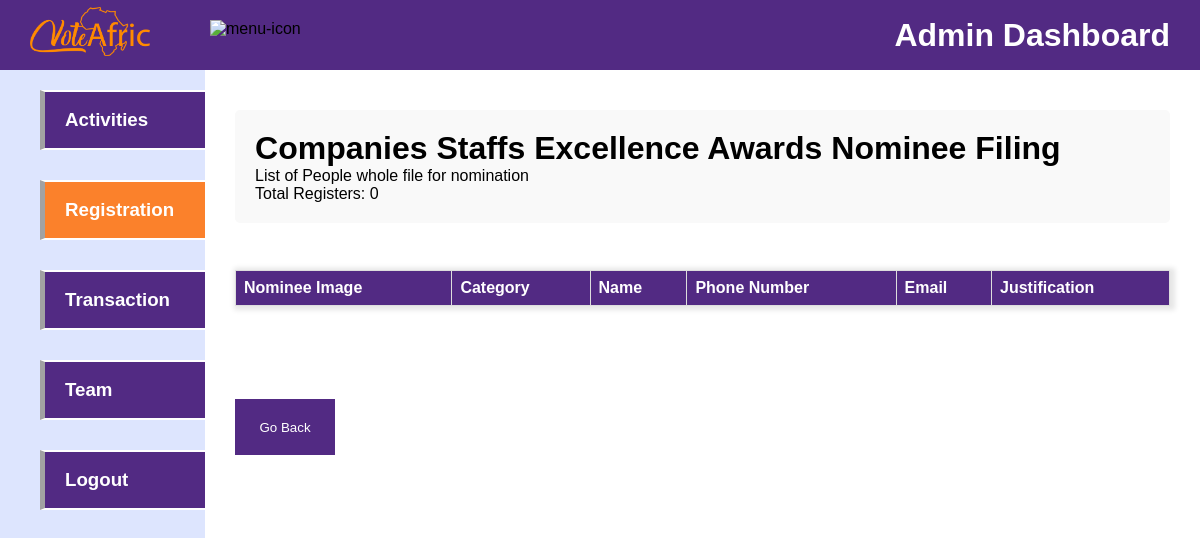
/dashboard/registration-nominee/companiesstaffsexcellenceawards2024/, run on an earlier commit of the app's database.
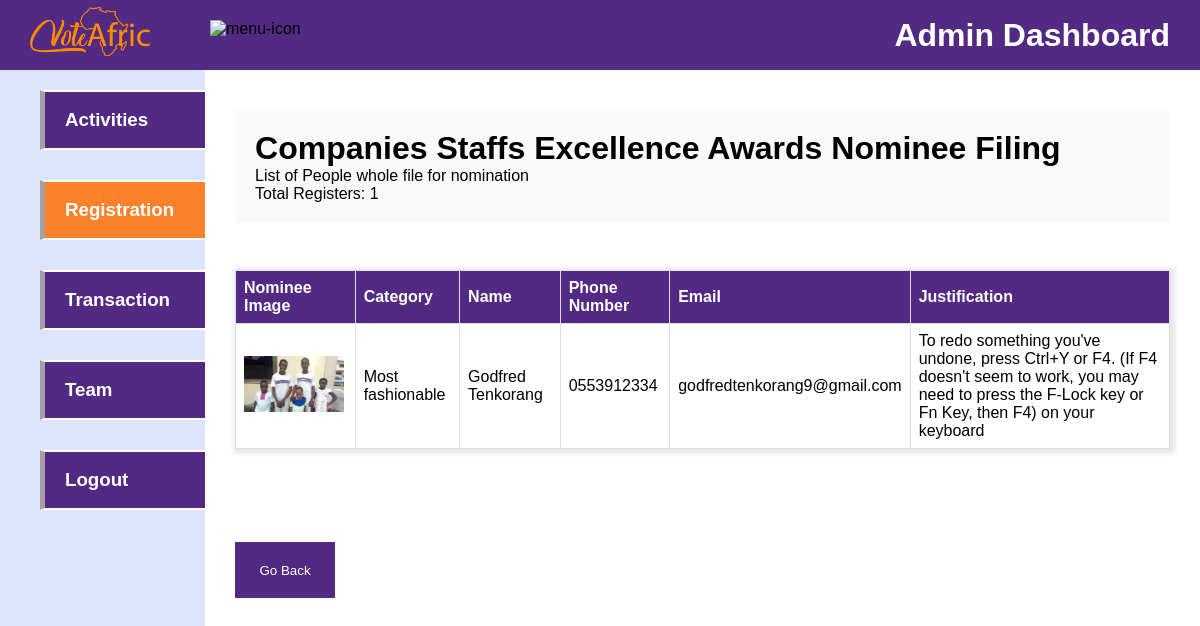
And on a later commit of the database.
### register/models.py (models this page shows, shortened)
class Register(models.Model):
    award = models.ForeignKey(Category, on_delete=models.CASCADE, null=True)
    image = models.ImageField(default='profile.png', upload_to='register_img')
    category = models.CharField(max_length=100)
    name = models.CharField(max_length=225)
    phone = models.CharField(max_length=10)
    email = models.EmailField(null=True)
    content = models.TextField(null=True)
    date_registered = models.DateTimeField(default=timezone.now)
    class Meta:
        verbose_name_plural = "register"

### dashboard/views.py (the view)
# urls.py: path('registration-nominee/<slug:register_slug>/', views.registration_nominee, name='registration_nominee'),
def registration_nominee(request, register_slug):
    award = None
    registers = Register.objects.all()
    if register_slug:
        award = get_object_or_404(Category, slug=register_slug)
        registers = registers.filter(award=award)
        register_count = registers.filter(award=award).count()
    context = {
        'award': award,
        'registers': registers,
        'register_count': register_count,
        'title': 'adminPage'
    }
    return render(request, 'dashboard/registration-nominee.html', context)

### vote/models.py (called while the page is built)
    def __str__(self):
        return self.award

### dashboard/templates/dashboard/registration-nominee.html (shortened to what this page needs)
{% load static %}
<!DOCTYPE html>
<html lang="en">
<head>
    <link rel="stylesheet" href="{% static 'vote/admin.css' %}">
</head>
<body>
    <header>
        <div class="logosec">
            <div class="logo">
                <img src="{% static 'vote/img/voteafric-logo.png' %}" alt="geima">
            </div>
            <img src="https://media.geeksforgeeks.org/wp-content/uploads/20221210182541/Untitled-design-(30).png"
                class="icn menuicn" id="menuicn" alt="menu-icon">
        </div>
        <div class="message">
            <h1>Admin Dashboard</h1>
        </div>
    </header>
    <div class="main-container">
        <div class="navcontainer sidebar">
            <nav class="nav">
                <div class="nav-upper-options">
                    <a href="{% url 'adminPage' %}">
                        <div class="nav-option option1 button">
                            <h3>Activities</h3>
                        </div>
                    </a>
                    <a href="{% url 'registration' %}">
                        <div class="nav-option option1 button active">
                            <h3>Registration</h3>
                        </div>
                    </a>
                    <a href="{% url 'transaction' %}">
                        <div class="nav-option option1 button">
                            <h3>Transaction</h3>
                        </div>
                    </a>
                    <a href="{% url 'team' %}">
                        <div class="nav-option option1 button">
                            <h3>Team</h3>
                        </div>
                    </a>
                    <a href="{% url 'logout' %}">
                        <div class="nav-option option1 button">
                            <h3>Logout</h3>
                        </div>
                    </a>
                </div>
            </nav>
        </div>
        <div class="main">
            <div class="list-of-registered-nominee">
                <div class="heading">
                    <h1>{{ award }} Nominee Filing</h1>
                    <p>List of People whole file for nomination</p>
                    <p>Total Registers: {{ register_count }}</p>
                </div>
                <div class="list-of-nominees-container">
                    <div class="table-container">
                        <table>
                            <thead>
                                <tr>
                                    <th>Nominee Image</th>
                                    <th>Category</th>
                                    <th>Name</th>
                                    <th>Phone Number</th>
                                    <th>Email</th>
                                    <th>Justification</th>
                                </tr>
                            </thead>
                            {% for r in registers %}
                            <tbody>
                                <tr>
                                    <td> <img src="{{ r.image.url }}" alt="geima">
                                    </td>
                                    <td>{{ r.category }}</td>
                                    <td>{{ r.name }}</td>
                                    <td>{{ r.phone }}</td>
                                    <td>{{ r.email }}</td>
                                    <td>{{ r.content }}</td>
                                </tr>
                            </tbody>
                            {% endfor %}
                        </table>
                    </div>
                </div>
                <div class="back-button">
                    <a href="{% url 'registration' %}">
                        <button>Go Back</button>
                    </a>
                </div>
            </div>
</body>
</html>

What changed in the data, as far as the page shows it:
added Register: image (picture), category "Most fashionable", name "Godfred Tenkorang", phone "0553912334", email "godfredtenkorang9@gmail.com", content "To redo something you've undone, press Ctrl+Y or F4. (If F4 doesn't seem to work, you may need to press the F-Lock key or Fn Key, then F4) on your keyboard"
Also different on the page:
{{ register_count }}: "0" → "1"
